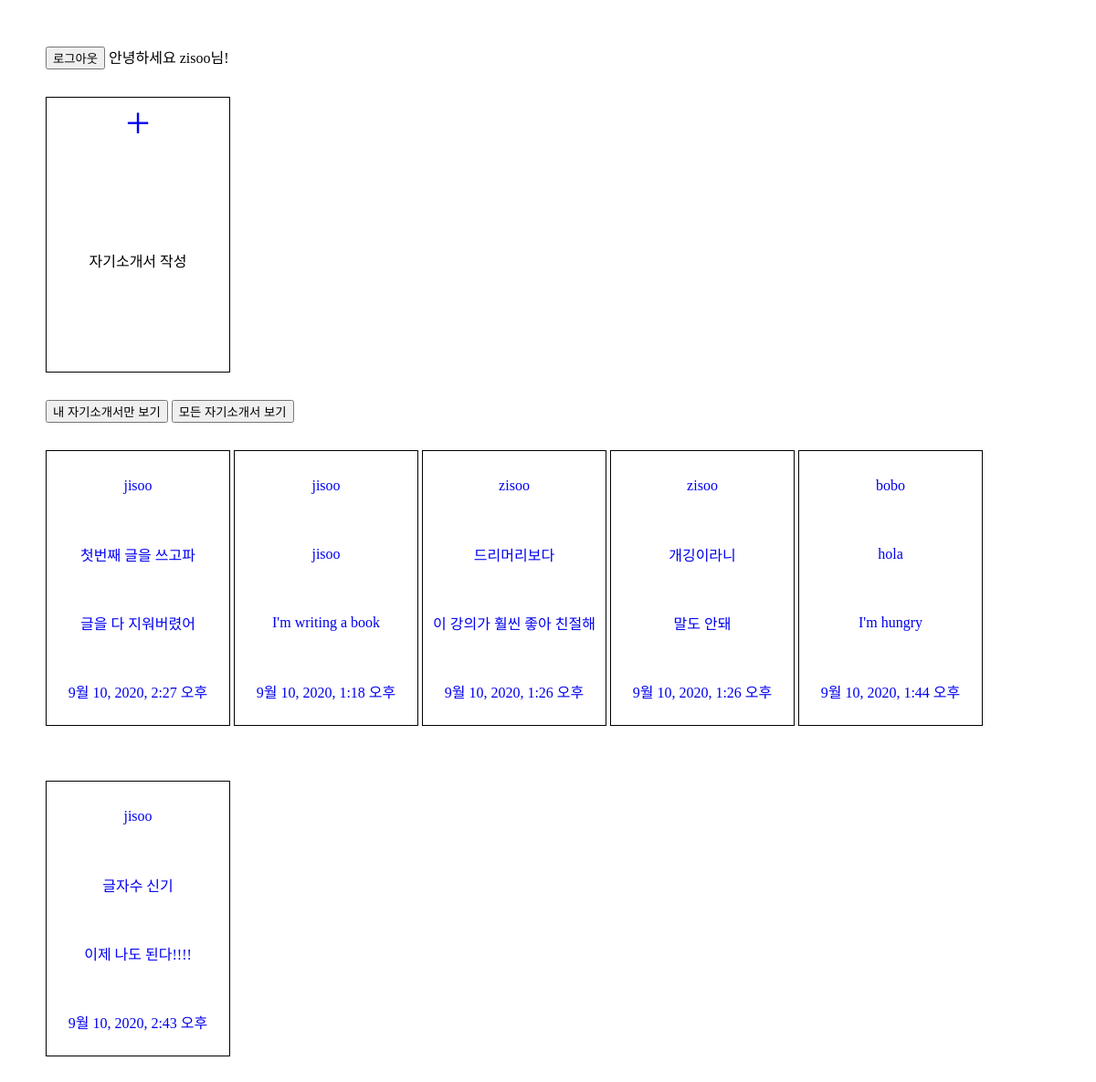
Screenshot of / (signed in) with the database file from the repository.
### main/models.py (models this page shows)
class Jasoseol(models.Model):
    title = models.CharField(max_length=50)
    content = models.TextField()
    updated_at = models.DateTimeField(auto_now = True)
    author = models.ForeignKey(User, on_delete = models.CASCADE)

### main/views.py (the view)
# urls.py: path('', views.index, name = "index"),
def index(request):
    all_jss = Jasoseol.objects.all()
    return render(request, 'index.html',{'all_jss': all_jss})

### main/templates/index.html (shortened to what this page needs)
{% load static %}
<!DOCTYPE html>
<html lang="en">
<head>
    <link rel="stylesheet" type="text/css" href="{% static 'css/index.css' %}">
</head>
<body>
    {% if user.is_authenticated %}
    <a href="{% url 'logout' %}">
        <button> 로그아웃</button>
    </a>
    안녕하세요 {{user}}님!
    {% endif %}
    <div class="make_Jss">
        <a href="{% url 'create' %}">
            <div class="plus_btn">
                +
            </div>
        </a>
        <p> 자기소개서 작성</p>
    </div>
    {% if user.is_authenticated %}
    <a href="{% url 'my_index' %}">
        <button> 내 자기소개서만 보기 </button>
    </a>
    <a href="{% url 'index' %}">
        <button> 모든 자기소개서 보기</button>
    </a>
    {% endif %}
    <br>
    {% for jss in all_jss %}
    <a href="{% url 'detail' jss.id %}">
        <div class="all_Jss">
            <p>{{jss.author}}</p>
            <p>{{jss.title}}</p>
            <p>{{jss.content}}</p>
            <p>{{jss.updated_at}}</p>
        </div>
    </a>
</body>
{% endfor %}
</body>
</html>

### main/static/css/index.css (style rules this page uses)
body { margin:0; padding:50px; }
.make_Jss, .all_Jss { width : 200px; height : 300px; border : 1px solid black; display : flex; flex-direction : column; align-items : center; margin-bottom : 30px; margin-top : 30px; }
.all_Jss { display : inline-flex; }
.plus_btn { flex : 1; display : flex; align-items : center ; font-size : 3rem; }
p { flex:1; display : flex; align-items : center ; }
a { text-decoration: none; }

### rows the page displays
Jasoseol: author "jisoo", title "첫번째 글을 쓰고파", content "글을 다 지워버렸어", updated_at "9월 10, 2020, 2:27 오후"
Jasoseol: author "jisoo", title "jisoo", content "I'm writing a book", updated_at "9월 10, 2020, 1:18 오후"
Jasoseol: author "zisoo", title "드리머리보다", content "이 강의가 훨씬 좋아 친절해", updated_at "9월 10, 2020, 1:26 오후"
Jasoseol: author "zisoo", title "개깅이라니", content "말도 안돼", updated_at "9월 10, 2020, 1:26 오후"
Jasoseol: author "bobo", title "hola", content "I'm hungry", updated_at "9월 10, 2020, 1:44 오후"
Jasoseol: author "jisoo", title "글자수 신기", content "이제 나도 된다!!!!", updated_at "9월 10, 2020, 2:43 오후"

### other values shown
{{ user }} "zisoo"
